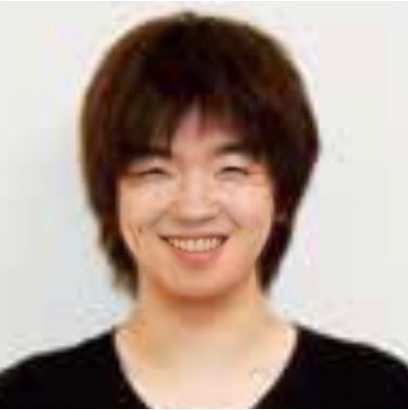
#> input picture deepface_ver/data/karma.jpeg, 408 x 410 px
$ python -i emo_recog.py   (imports and definitions only)
#> lines starting #> are read from the running program, lines starting #| are printed output that depends on the picture
import os
# [1 line not run here, left out]

import cv2
import shutil
import tempfile
from deepface import DeepFace
import numpy as np
import threading
import time
from typing import Any, Dict, List, Optional
from pathlib import Path

from ..core.camera import backend_candidates
from ..core.runtime import CAMERA_HEIGHT, CAMERA_WIDTH


# [20 lines left out: function analyze_emotion_with_fallback, not called in this run]


class CameraManager_gpt:
    # [23 lines left out: functions __init__, get_frame, not called in this run]

    def release(self):
        self.cap.release()


class EmotionRecognizer_gpt:
    """感情認識を別スレッドで非同期実行するクラス。

    ゲームループ側は submit_frame() でフレームを渡し、
    get_latest_result() で最新の認識結果を即座に（ブロックせずに）取得する。
    バックグラウンドスレッドが DeepFace.analyze を実行するため、
    ゲームループの FPS に影響しない。
    """

    EMOTION_MERGE_MAP = {
        "angry": "ムカムカ",
        "disgust": "ムカムカ",
        "fear": "ビックリ",
        "surprise": "ビックリ",
        "happy": "ニコニコ",
        "sad": "シクシク",
        "neutral": "シーン"
    }

    def __init__(self, scale_factor: float = 0.75, backend: str = "opencv"):
        """初期化。

        Args:
            scale_factor: 分析前にフレームを縮小する倍率 (0.25〜1.0)。
                          小さいほど高速だが精度が下がる。
            backend: DeepFace の detector_backend ("opencv", "mtcnn", "retinaface" 等)。
        """
        self._scale_factor = max(0.1, min(scale_factor, 1.0))
        self._backend = backend

        self._face_cascade = None
        self._detector_mode = "opencv_haar"
        self._last_detector_used = self._detector_mode
        self._no_face_streak = 0
        self._deepface_fallback_streak = 3
        cascade, cascade_source = self._load_face_cascade()
        if cascade is not None and not cascade.empty():
            self._face_cascade = cascade
            print(f"[emo_recog] Haar loaded from: {cascade_source}")
        else:
            raise RuntimeError(
                "固定Haarファイルの読み込みに失敗: "
                f"{cascade_source}. "
                "deepface_ver/data/cascades/haarcascade_frontalface_default.xml を確認してください。"
            )

        self._lock = threading.Lock()
        self._last_result = {
            "top_emotion": "探し中...",
            "scores": self._get_empty_scores(),
            "box": None,
            "status": "init",
            "reason": "初期化中",
            "face_detected": False,
            "emotion_success": False,
            "latency_ms": 0.0,
            "detector": self._detector_mode,
            "classifier": "deepface_emotion_skip"
        }
        self._result_generation: int = 0  # 新しい結果が出るたびにインクリメント

        # ワーカースレッド用
        self._pending_frame = None  # メインスレッドから渡される最新フレーム
        self._new_frame_event = threading.Event()
        self._running = False
        self._thread: Optional[threading.Thread] = None

    # ─── public API ───────────────────────────────────────

    # [34 lines left out: functions start, stop, submit_frame, get_latest_result, not called in this run]

    # ─── 後方互換: 同期版 analyze (スレッド未使用時のフォールバック) ──

    def analyze(self, frame):
        """同期的に感情分析する (後方互換用)。スレッド利用時は使わない。"""
        if frame is None:
            with self._lock:
                return self._last_result.copy(), None
        self._process_frame(frame)
        with self._lock:
            return self._last_result.copy(), None

    # ─── internal ─────────────────────────────────────────

    # [20 lines left out: function _worker_loop, not called in this run]

    def _detect_face_region(self, frame):
        """OpenCV Haar Cascade で顔を検出し、最大の顔領域を返す。"""
        if self._face_cascade is None:
            return None
        gray = cv2.cvtColor(frame, cv2.COLOR_BGR2GRAY)
        h, w = gray.shape[:2]
        min_side = min(h, w)
        min_size = max(24, int(min_side * 0.12))

        faces = self._face_cascade.detectMultiScale(
            gray,
            scaleFactor=1.1,
            minNeighbors=5,
            minSize=(min_size, min_size),
        )

        if faces is None or len(faces) == 0:
            return None

        x, y, fw, fh = max(faces, key=lambda rect: int(rect[2]) * int(rect[3]))
        return {"x": int(x), "y": int(y), "w": int(fw), "h": int(fh)}

    # [21 lines left out: function _detect_face_region_relaxed, not called in this run]

    def _load_face_cascade(self):
        """同梱の固定Haar cascadeをロードする。"""
        cascade_path = Path(__file__).resolve().parents[1] / "data" / "cascades" / "haarcascade_frontalface_default.xml"
        cascade_path_str = str(cascade_path)
        if not cascade_path.exists():
            return None, cascade_path_str

        try:
            # OpenCV C++は非ASCIIパスを開けないことがあるため、
            # 固定ファイルをASCII一時パスへコピーしてから読む。
            tmp_path = os.path.join(tempfile.gettempdir(), "deepface_ver_haarcascade_frontalface_default.xml")
            shutil.copyfile(cascade_path_str, tmp_path)

            cascade = cv2.CascadeClassifier(tmp_path)
            if cascade.empty():
                return None, f"{cascade_path_str} (runtime copy: {tmp_path})"
            return cascade, f"{cascade_path_str} (runtime copy: {tmp_path})"
        except Exception as e:
            return None, f"{cascade_path_str} ({e})"

    # [14 lines left out: function _is_valid_face_region, not called in this run]

    def _process_frame(self, frame):
        """1枚のフレームを分析して last_result を更新する。"""
        t0 = time.perf_counter()
        adjusted = self._adjust_brightness_conditionally(frame)
        small = self._downscale(adjusted)
        small_h, small_w = small.shape[:2]
        detected_region = self._detect_face_region(small)

        if detected_region is None and self._face_cascade is not None:
            self._no_face_streak += 1
            if self._no_face_streak >= self._deepface_fallback_streak:
                detected_region = self._detect_face_region_relaxed(small)
                if detected_region is not None:
                    self._last_detector_used = "opencv_haar_relaxed"

            if detected_region is None:
                elapsed_ms = (time.perf_counter() - t0) * 1000.0
                new_result = {
                    "top_emotion": "探し中...",
                    "scores": self._get_empty_scores(),
                    "box": None,
                    "status": "no_face",
                    "reason": "顔検出失敗",
                    "face_detected": False,
                    "emotion_success": False,
                    "latency_ms": round(elapsed_ms, 1),
                    "detector": self._detector_mode,
                    "classifier": "deepface_emotion_skip"
                }
                with self._lock:
                    self._last_result = new_result
                    self._result_generation += 1
                return

        try:
            # 1) Haar利用可能: 顔ROIのみを感情分類
            # 2) Haar不可: DeepFace detector にフォールバック
            if self._face_cascade is not None:
                if detected_region is None:
                    raise ValueError("face region is None")

                x = detected_region["x"]
                y = detected_region["y"]
                w = detected_region["w"]
                h = detected_region["h"]

                face_roi = small[y:y + h, x:x + w]
                if face_roi.size == 0:
                    raise ValueError("empty face roi")

                result = DeepFace.analyze(
                    face_roi,
                    actions=["emotion"],
                    detector_backend="skip",
                    enforce_detection=False,
                )
                region = {
                    "x": int(detected_region["x"]),
                    "y": int(detected_region["y"]),
                    "w": int(detected_region["w"]),
                    "h": int(detected_region["h"]),
                }
                if self._last_detector_used != "opencv_haar_relaxed":
                    self._last_detector_used = "opencv_haar"
            else:
                result = DeepFace.analyze(
                    small,
                    actions=["emotion"],
                    detector_backend=self._backend,
                    enforce_detection=False,
                )
                if isinstance(result, list) and len(result) > 0:
                    result = result[0]
                region = result.get("region", None) if isinstance(result, dict) else None
                if not self._is_valid_face_region(region, small_h, small_w):
                    elapsed_ms = (time.perf_counter() - t0) * 1000.0
                    new_result = {
                        "top_emotion": "探し中...",
                        "scores": self._get_empty_scores(),
                        "box": None,
                        "status": "no_face",
                        "reason": "顔検出失敗",
                        "face_detected": False,
                        "emotion_success": False,
                        "latency_ms": round(elapsed_ms, 1),
                        "detector": self._detector_mode,
                        "classifier": "deepface_emotion_skip"
                    }
                    with self._lock:
                        self._last_result = new_result
                        self._result_generation += 1
                    return

                if region is None:
                    raise ValueError("face region is None after validation")

                region = {
                    "x": int(region["x"]),
                    "y": int(region["y"]),
                    "w": int(region["w"]),
                    "h": int(region["h"]),
                }
                self._last_detector_used = f"deepface_{self._backend}"

            if isinstance(result, list) and len(result) > 0:
                result = result[0]

            if not isinstance(result, dict):
                raise ValueError("unexpected result from DeepFace.analyze")

            raw_emotions = result.get("emotion", {})
            merged_scores = self._merge_emotions(raw_emotions)

            top_raw = result.get("dominant_emotion", None)
            if isinstance(top_raw, str):
                top_merged = self.EMOTION_MERGE_MAP.get(top_raw, "シーン")
            else:
                top_merged = "シーン"

            if self._scale_factor < 1.0:
                inv = 1.0 / self._scale_factor
                region = {
                    "x": int(region["x"] * inv),
                    "y": int(region["y"] * inv),
                    "w": int(region["w"] * inv),
                    "h": int(region["h"] * inv),
                }

            # 枠が画面外にはみ出さないように丸める
            region["x"] = max(0, min(region["x"], frame.shape[1] - 1))
            region["y"] = max(0, min(region["y"], frame.shape[0] - 1))
            region["w"] = max(1, min(region["w"], frame.shape[1] - region["x"]))
            region["h"] = max(1, min(region["h"], frame.shape[0] - region["y"]))

            new_result = {
                "top_emotion": top_merged,
                "scores": merged_scores,
                "box": region,
                "status": "ok",
                "reason": "",
                "face_detected": True,
                "emotion_success": True,
                "latency_ms": round((time.perf_counter() - t0) * 1000.0, 1),
                "detector": self._last_detector_used,
                "classifier": "deepface_emotion_skip"
            }
            self._no_face_streak = 0

        except Exception as e:
            new_result = {
                "top_emotion": "探し中...",
                "scores": self._get_empty_scores(),
                "box": None,
                "status": "emotion_error",
                "reason": str(e),
                "face_detected": True,
                "emotion_success": False,
                "latency_ms": round((time.perf_counter() - t0) * 1000.0, 1),
                "detector": self._last_detector_used,
                "classifier": "deepface_emotion_skip"
            }

        with self._lock:
            self._last_result = new_result
            self._result_generation += 1

    def _downscale(self, frame):
        """フレームを scale_factor 倍に縮小する。"""
        if self._scale_factor >= 1.0:
            return frame
        h, w = frame.shape[:2]
        new_w = max(1, int(w * self._scale_factor))
        new_h = max(1, int(h * self._scale_factor))
        return cv2.resize(frame, (new_w, new_h), interpolation=cv2.INTER_AREA)

    def _adjust_brightness_conditionally(self, frame):
        gray = cv2.cvtColor(frame, cv2.COLOR_BGR2GRAY)
        mean_brightness = np.mean(gray)
        if mean_brightness < 150:
            frame = cv2.convertScaleAbs(frame, alpha=1.4, beta=30)
        return frame

    def _get_empty_scores(self):
        return {
            "ムカムカ": 0,
            "ビックリ": 0,
            "ニコニコ": 0,
            "シクシク": 0,
            "シーン": 0
        }

    # [13 lines left out: function _merge_emotions, not called in this run]

>>> import cv2
>>> picture = cv2.imread('../data/karma.jpeg')
#> picture is the input picture: shape (410, 408, 3); mean B, G, R 142.2, 152.8, 170.4
>>> result = EmotionRecognizer_gpt().analyze(picture)
#> (reads deepface_ver/data/cascades/haarcascade_frontalface_default.xml from the repository)
#> in _adjust_brightness_conditionally, `gray = cv2.cvtColor(frame, cv2.COLOR_BGR2GRAY)`:
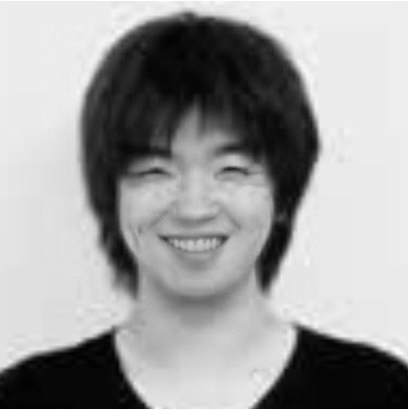
#> gray: shape (410, 408); min 0, max 255, mean 156.8
#> in _adjust_brightness_conditionally, `mean_brightness = np.mean(gray)`: mean_brightness = 156.8
#> in _detect_face_region, `faces = self._face_cascade.detectMultiScale( gray, scaleFactor=1.1, mi..`: faces = [[77, 75, 140, 140]]
#> in _detect_face_region, `x, y, fw, fh = max(faces, key=lambda rect: int(rect[2]) * int(rect[3]))`: x = 77; y = 75; fw = 140
#> in _process_frame, `detected_region = self._detect_face_region(small)`: detected_region = {'x': 77, 'y': 75, 'w': 140, 'h': 140}
#> in _process_frame, `x = detected_region["x"]`: x = 77
#> in _process_frame, `y = detected_region["y"]`: y = 75
#> in _process_frame, `w = detected_region["w"]`: w = 140
#> in _process_frame, `face_roi = small[y:y + h, x:x + w]`:
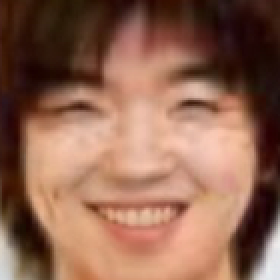
#> face_roi: shape (140, 140, 3) (shown 2 times larger); mean B, G, R 81.6, 101.4, 144.5
#> (the call stopped at in _process_frame, `result = DeepFace.analyze( face_roi, actions=["emotion"], detector_bac..`: deepface is not available in this run)
